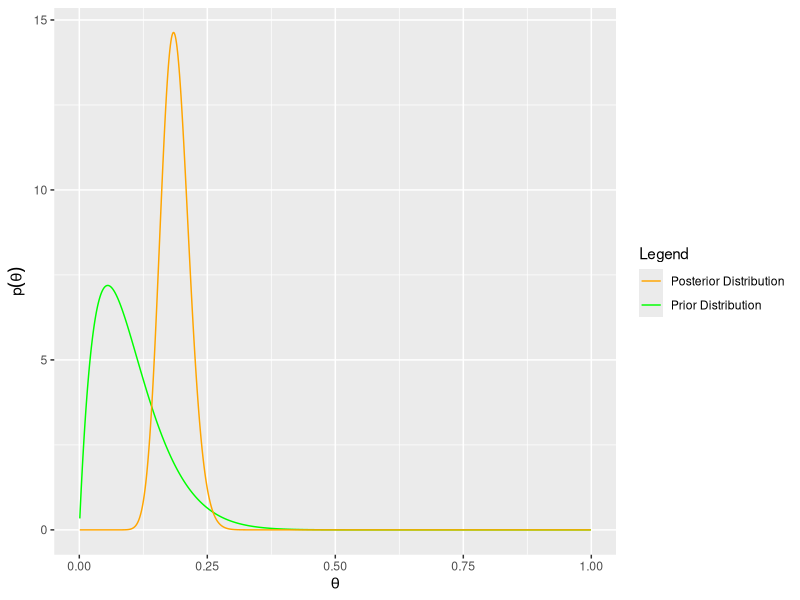
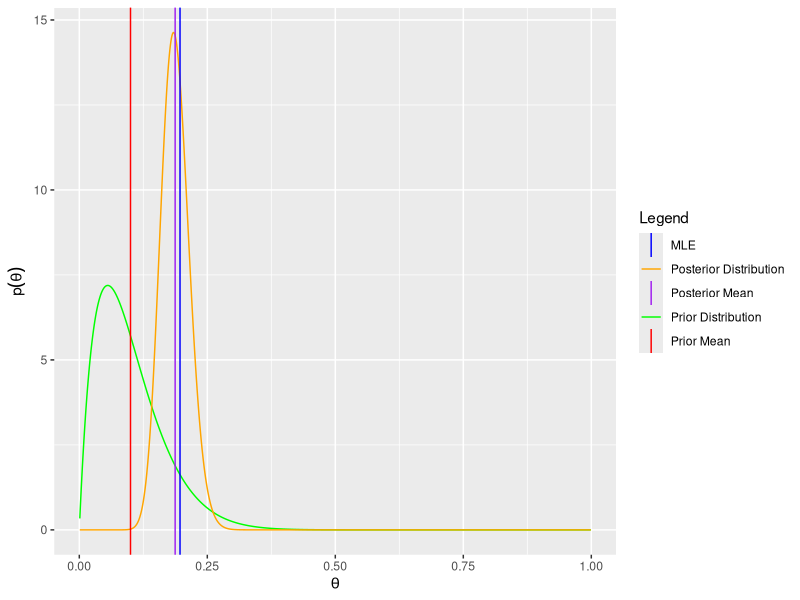
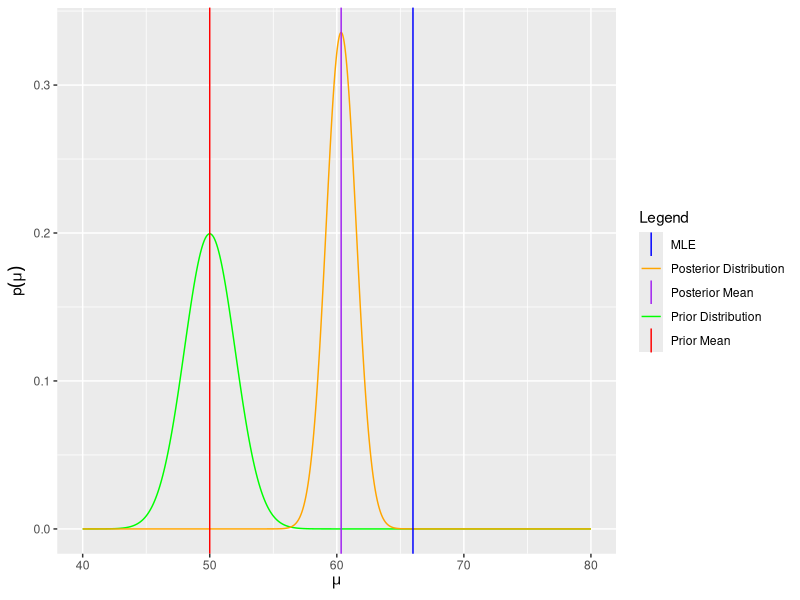
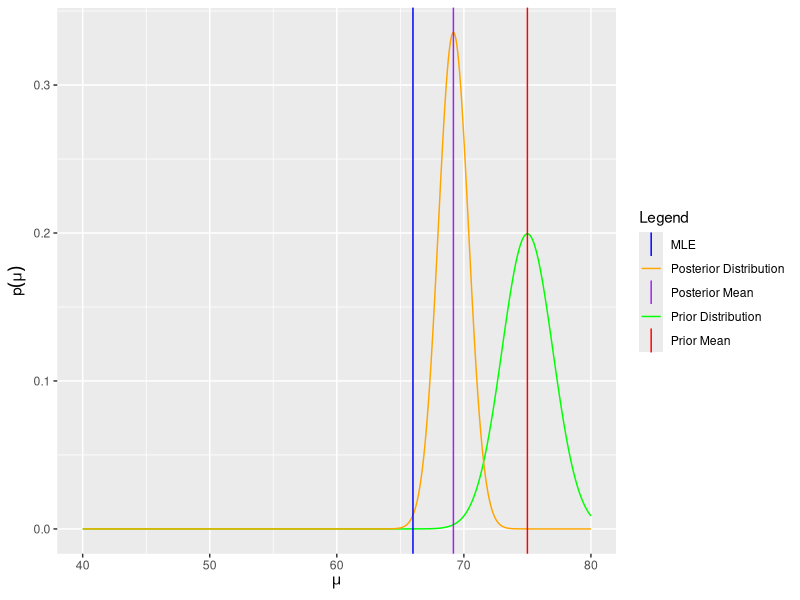
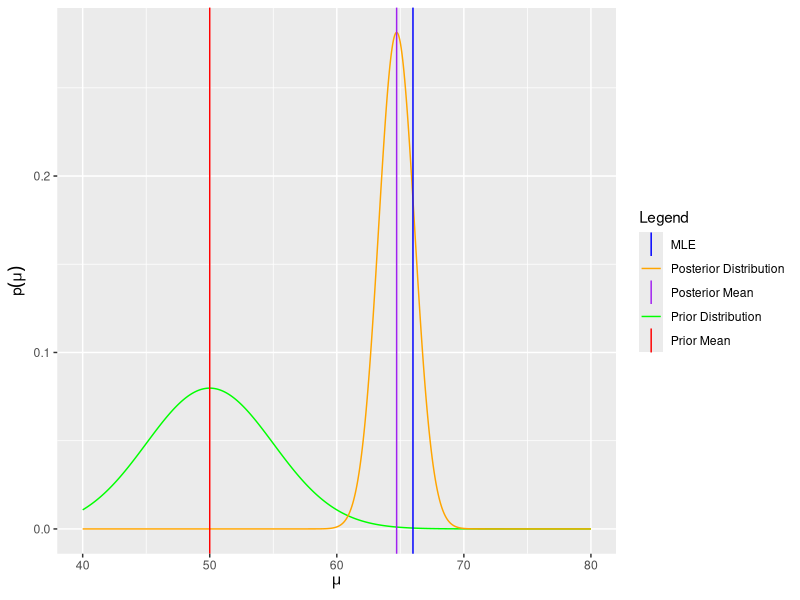

Recreate these plots in R, in order.
## ---- chunk 1
knitr::opts_chunk$set(echo = TRUE)
## ---- chunk 2
library(ggplot2)
## ---- chunk 3
spotify <- read.csv('ds4420_spotify.csv')
head(spotify)

explicit <- spotify$explicit
n <- length(explicit)
y <- sum(explicit)
alpha <- 2
beta <- 18
## ---- chunk 4
prior <- function(theta, alpha, beta) {
  log_num <- (alpha - 1) * log(theta) + (beta - 1) * log(1 - theta)
  log_den <- lbeta(alpha, beta)
  exp(log_num - log_den)
}

posterior <- function(theta, alpha, beta, y, n) {
  alpha_star <- alpha + y
  beta_star <- beta + n - y
  log_num <- (alpha_star - 1) * log(theta) + (beta_star - 1) * log(1 - theta)
  log_den <- lbeta(alpha_star, beta_star)
  exp(log_num - log_den)
}
## ---- chunk 5
sim_theta <- seq(0.001, 0.999, length.out = 1000)
prior_dist <- prior(sim_theta, alpha, beta)
post_dist <- posterior(sim_theta, alpha, beta, y, n)

plot_df <- data.frame(theta = sim_theta, Prior = prior_dist, Posterior = post_dist)
ggplot(plot_df, aes(x = theta)) +
  geom_line(aes(y = Prior, color = 'Prior Distribution')) +
  geom_line(aes(y = Posterior, color = 'Posterior Distribution')) +
  labs(x = expression(theta), y = expression(p(theta))) +
  scale_color_manual(name = "Legend", values = c(
    "Prior Distribution" = "green", 
    "Posterior Distribution" = "orange"
  ))

## ---- chunk 6
prior_mean <- alpha / (alpha + beta)
MLE <- y / n
posterior_mean <- (alpha + y) / (alpha + beta + n)

prior_mean
MLE
posterior_mean

ggplot(plot_df, aes(x = theta)) +
  geom_line(aes(y = Prior, color = "Prior Distribution")) +
  geom_line(aes(y = Posterior, color = "Posterior Distribution")) +
  geom_vline(aes(xintercept = prior_mean, color = "Prior Mean")) +
  geom_vline(aes(xintercept = MLE, color = "MLE")) +
  geom_vline(aes(xintercept = posterior_mean, color = "Posterior Mean")) +
  labs(x = expression(theta), y = expression(p(theta))) +
  scale_color_manual(name = "Legend", values = c(
    "Prior Distribution" = "green", 
    "Posterior Distribution" = "orange",
    "Prior Mean" = "red",
    "MLE" = "blue",
    "Posterior Mean" = "purple"
  ))
## ---- chunk 7
track_pop <- spotify$track_pop
n <- length(track_pop)
y_bar <- mean(track_pop)
sigma <- 20
eta <- 50
tao <- 2
mu_star <- (((n * y_bar) / sigma^2) + (eta / tao^2)) / ((n / sigma^2) + (1 / tao^2))
sigma_star <- sqrt(((n / sigma^2) + (1 / tao^2))^-1)

prior <- function(mu, eta, tao) {
  (1 / (tao * sqrt(2 * pi))) * exp(-(mu - eta)^2 / (2 * tao^2))
}

posterior <- function(mu, mu_star, sigma_star) {
  prior(mu, mu_star, sigma_star)
}

prior_mean <- eta
MLE <- y_bar
posterior_mean <- mu_star

prior_mean
MLE
posterior_mean

sim_mu <- seq(40, 80, length.out = 1000)
prior_dist <- prior(sim_mu, eta, tao)
post_dist <- posterior(sim_mu, mu_star, sigma_star)

plot_df <- data.frame(mu = sim_mu, Prior = prior_dist, Posterior = post_dist)
ggplot(plot_df, aes(x = mu)) +
  geom_line(aes(y = Prior, color = "Prior Distribution")) +
  geom_line(aes(y = Posterior, color = "Posterior Distribution")) +
  geom_vline(aes(xintercept = prior_mean, color = "Prior Mean")) +
  geom_vline(aes(xintercept = MLE, color = "MLE")) +
  geom_vline(aes(xintercept = posterior_mean, color = "Posterior Mean")) +
  labs(x = expression(mu), y = expression(p(mu))) +
  scale_color_manual(name = "Legend", values = c(
    "Prior Distribution" = "green",
    "Posterior Distribution" = "orange",
    "Prior Mean" = "red",
    "MLE" = "blue",
    "Posterior Mean" = "purple"
  ))
## ---- chunk 8
eta <- 75
tao <- 2
mu_star <- (((n * y_bar) / sigma^2) + (eta / tao^2)) / ((n / sigma^2) + (1 / tao^2))
sigma_star <- sqrt(((n / sigma^2) + (1 / tao^2))^-1)

prior <- function(mu, eta, tao) {
  (1 / (tao * sqrt(2 * pi))) * exp(-(mu - eta)^2 / (2 * tao^2))
}

posterior <- function(mu, mu_star, sigma_star) {
  prior(mu, mu_star, sigma_star)
}

prior_mean <- eta
MLE <- y_bar
posterior_mean <- mu_star

prior_mean
MLE
posterior_mean

sim_mu <- seq(40, 80, length.out = 1000)
prior_dist <- prior(sim_mu, eta, tao)
post_dist <- posterior(sim_mu, mu_star, sigma_star)

plot_df <- data.frame(mu = sim_mu, Prior = prior_dist, Posterior = post_dist)
ggplot(plot_df, aes(x = mu)) +
  geom_line(aes(y = Prior, color = "Prior Distribution")) +
  geom_line(aes(y = Posterior, color = "Posterior Distribution")) +
  geom_vline(aes(xintercept = prior_mean, color = "Prior Mean")) +
  geom_vline(aes(xintercept = MLE, color = "MLE")) +
  geom_vline(aes(xintercept = posterior_mean, color = "Posterior Mean")) +
  labs(x = expression(mu), y = expression(p(mu))) +
  scale_color_manual(name = "Legend", values = c(
    "Prior Distribution" = "green",
    "Posterior Distribution" = "orange",
    "Prior Mean" = "red",
    "MLE" = "blue",
    "Posterior Mean" = "purple"
  ))
## ---- chunk 9
eta <- 50
tao <- 5
mu_star <- (((n * y_bar) / sigma^2) + (eta / tao^2)) / ((n / sigma^2) + (1 / tao^2))
sigma_star <- sqrt(((n / sigma^2) + (1 / tao^2))^-1)

prior <- function(mu, eta, tao) {
  (1 / (tao * sqrt(2 * pi))) * exp(-(mu - eta)^2 / (2 * tao^2))
}

posterior <- function(mu, mu_star, sigma_star) {
  prior(mu, mu_star, sigma_star)
}

prior_mean <- eta
MLE <- y_bar
posterior_mean <- mu_star

prior_mean
MLE
posterior_mean

sim_mu <- seq(40, 80, length.out = 1000)
prior_dist <- prior(sim_mu, eta, tao)
post_dist <- posterior(sim_mu, mu_star, sigma_star)

plot_df <- data.frame(mu = sim_mu, Prior = prior_dist, Posterior = post_dist)
ggplot(plot_df, aes(x = mu)) +
  geom_line(aes(y = Prior, color = "Prior Distribution")) +
  geom_line(aes(y = Posterior, color = "Posterior Distribution")) +
  geom_vline(aes(xintercept = prior_mean, color = "Prior Mean")) +
  geom_vline(aes(xintercept = MLE, color = "MLE")) +
  geom_vline(aes(xintercept = posterior_mean, color = "Posterior Mean")) +
  labs(x = expression(mu), y = expression(p(mu))) +
  scale_color_manual(name = "Legend", values = c(
    "Prior Distribution" = "green",
    "Posterior Distribution" = "orange",
    "Prior Mean" = "red",
    "MLE" = "blue",
    "Posterior Mean" = "purple"
  ))
